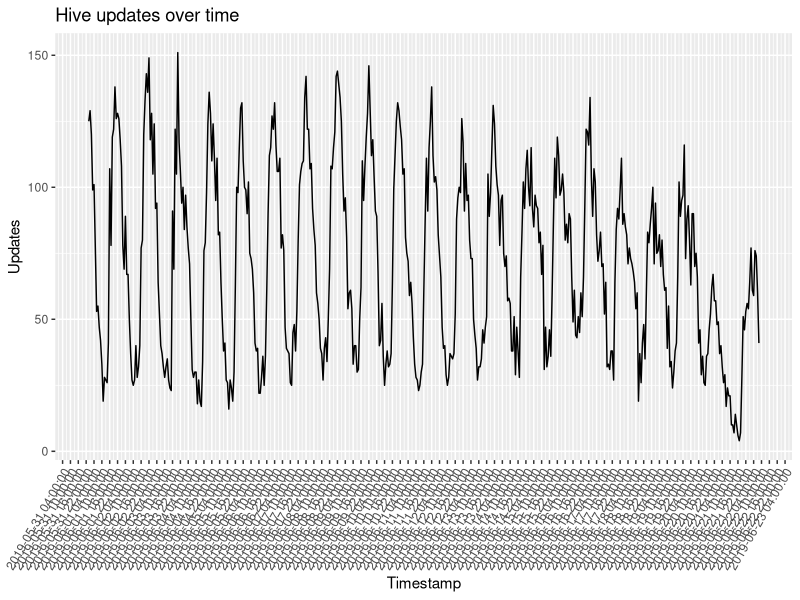

The R script that drew this image:
library(ggplot2)
library(ggthemes)

df = read.csv("queries_per_day.csv")
df$timestamp = as.POSIXct(strptime(df$timestamp, "%Y-%m-%d %H:%M:%S"))

ggplot(data = df, aes(x=timestamp, y=count)) + 
  labs(y = "Updates", x = "Timestamp", title = "Hive updates over time") + 
  scale_x_datetime(date_breaks = "6 hours") +
  theme(axis.text.x=element_text(angle=60, hjust=1)) +
  geom_line()
